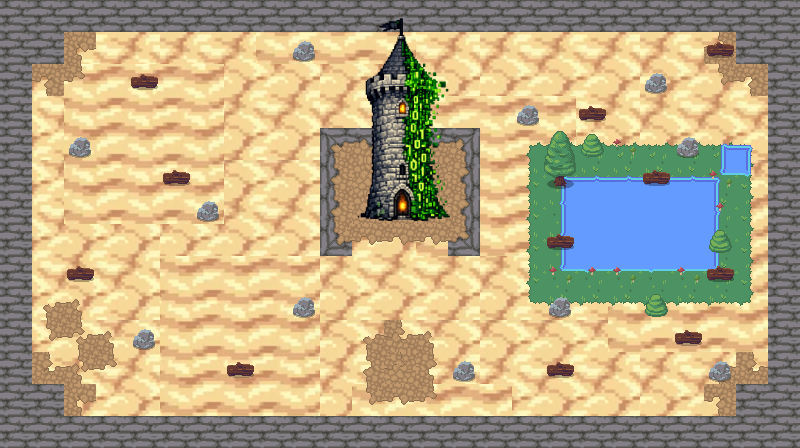

A 2D game scene composited from a Tiled map and its tileset images. What follows is a short description and the map's XML, with every tile layer's data as written:
An orthogonal 25x14 tile map with 32x32 px tiles, 4 tile layers (Calque de Tuiles 1, Calque de Tuiles 2, Calque de Tuiles 3, Calque de Tuiles 4), 4 tilesets and 1 object (player_spawn).

<map version="1.10" tiledversion="1.12.2" orientation="orthogonal" renderorder="right-down" width="25" height="14" tilewidth="32" tileheight="32" infinite="0" nextlayerid="6" nextobjectid="3">
 <tileset firstgid="1" source="desert2.tsx" />
 <tileset firstgid="26" source="desert1.tsx" />
 <tileset firstgid="51" source="RPG Nature Tileset.tsx" />
 <tileset firstgid="746" source="Adobe Express - file (5).tsx" />
 <layer id="1" name="Calque de Tuiles 1" width="25" height="14">
  <data encoding="csv">
1,2,3,4,5,1,2,3,41,42,43,44,45,4,5,1,2,3,4,5,1,2,3,4,5,
6,7,8,9,10,6,7,8,46,47,48,49,50,9,10,6,7,8,9,10,6,7,8,9,10,
11,12,26,27,28,29,30,13,14,15,11,12,13,14,15,11,12,13,14,15,11,12,13,14,15,
16,17,31,32,33,34,35,18,19,20,16,17,18,26,27,28,29,30,19,20,16,17,18,19,20,
21,22,36,37,38,39,40,23,24,25,21,22,23,31,32,33,34,35,24,25,21,22,23,24,25,
1,2,41,42,43,44,45,3,4,5,1,2,3,36,37,38,39,40,4,5,1,2,3,4,5,
6,7,46,47,48,49,50,8,9,10,6,7,8,41,42,43,44,45,9,26,27,28,29,30,10,
11,12,13,14,15,11,12,13,14,15,11,12,13,46,47,48,49,50,14,31,32,33,34,35,15,
16,17,18,19,20,26,27,28,29,30,16,17,18,19,20,16,17,18,19,36,37,38,39,40,20,
21,22,23,24,25,31,32,33,34,35,21,22,23,24,25,21,22,23,24,41,42,43,44,45,25,
1,2,3,4,5,36,37,38,39,40,1,2,3,4,5,1,2,3,4,46,47,48,49,50,5,
6,7,8,9,10,41,42,43,44,45,6,7,8,9,10,6,7,8,9,10,6,7,8,9,10,
11,12,13,14,15,46,47,48,49,50,11,26,27,28,29,30,12,13,14,15,11,12,13,14,15,
16,17,18,19,20,16,17,18,19,20,16,31,32,33,34,35,17,18,19,20,16,17,18,19,20
</data>
 </layer>
 <layer id="2" name="Calque de Tuiles 2" width="25" height="14">
  <data encoding="csv">
94,94,94,94,94,94,94,94,94,94,94,94,94,94,94,94,94,94,94,94,94,94,94,94,94,
94,94,179,0,0,0,0,0,0,73,0,0,0,0,0,0,0,0,0,0,0,0,200,94,94,
94,180,218,0,55,0,0,0,0,0,0,0,0,0,0,0,0,0,0,0,73,0,216,180,94,
94,0,0,0,0,0,0,0,0,0,0,0,0,0,0,0,73,0,55,0,0,0,0,0,94,
94,0,73,0,0,0,0,0,0,0,186,187,187,187,188,0,171,172,172,172,172,172,172,173,94,
94,0,0,0,0,55,0,0,0,0,206,207,0,207,208,0,191,137,137,137,137,137,137,193,94,
94,0,0,0,0,0,73,0,0,0,206,207,207,207,208,0,191,137,137,137,137,137,137,193,94,
94,0,0,0,0,0,0,0,0,0,226,217,217,217,228,0,191,137,137,137,137,137,137,193,94,
94,0,55,0,0,0,0,0,0,0,0,0,0,0,0,0,191,137,137,137,137,137,137,193,94,
94,176,178,0,0,0,0,0,0,73,0,0,0,0,0,0,211,212,212,212,212,212,212,213,94,
94,216,219,178,73,0,0,0,0,0,0,176,177,178,0,0,0,0,0,0,0,55,0,0,94,
94,199,220,218,0,0,0,55,0,0,0,196,207,198,73,0,0,55,0,0,0,0,176,0,94,
94,94,179,0,0,0,0,0,0,0,0,216,217,218,0,0,0,0,0,0,0,0,0,94,94,
94,94,94,94,94,94,94,94,94,94,94,94,94,94,94,94,94,94,94,94,94,94,94,94,94
</data>
 </layer>
 <layer id="3" name="Calque de Tuiles 3" width="25" height="14">
  <data encoding="csv">
0,0,0,0,0,0,0,0,0,0,746,747,748,749,750,0,0,0,0,0,0,0,0,0,0,
0,0,0,0,0,0,0,0,0,0,751,752,753,754,755,0,0,0,0,0,0,0,55,0,0,
0,0,0,0,0,0,0,0,0,0,756,757,758,759,760,0,0,0,0,0,0,0,0,0,0,
0,0,0,0,0,0,0,0,0,0,761,762,763,764,765,0,0,0,0,0,0,0,0,0,0,
0,0,0,0,0,0,0,0,0,0,766,767,768,769,770,0,0,0,0,0,0,0,181,183,0,
0,0,0,0,0,0,0,0,0,0,771,772,773,774,775,0,0,181,182,182,182,182,225,223,0,
0,0,0,0,0,0,0,0,0,0,776,777,778,779,780,0,0,201,202,202,202,202,203,78,0,
0,0,0,0,0,0,0,0,0,0,0,0,0,0,0,0,0,201,202,202,202,202,203,78,0,
0,0,0,0,0,0,0,0,0,0,0,0,0,0,0,0,0,221,222,222,222,222,223,78,0,
0,0,0,0,0,0,0,0,0,0,0,0,0,0,0,0,78,78,78,78,78,78,78,78,0,
0,0,0,0,0,0,0,0,0,0,0,0,0,0,0,0,0,0,0,0,0,0,0,0,0,
0,0,0,0,0,0,0,0,0,0,0,0,0,0,0,0,0,0,0,0,0,0,73,199,0,
0,0,0,0,0,0,0,0,0,0,0,0,0,0,0,0,0,0,0,0,0,0,180,0,0,
0,0,0,0,0,0,0,0,0,0,0,0,0,0,0,0,0,0,0,0,0,0,0,0,0
</data>
 </layer>
 <layer id="4" name="Calque de Tuiles 4" width="25" height="14">
  <data encoding="csv">
0,0,0,0,0,0,0,0,0,0,0,0,0,0,0,0,0,0,0,0,0,0,0,0,0,
0,0,0,0,0,0,0,0,0,0,0,0,0,0,0,0,0,0,0,0,0,0,0,0,0,
0,0,0,0,0,0,0,0,0,0,0,0,0,0,0,0,0,0,0,0,0,0,0,0,0,
0,0,0,0,0,0,0,0,0,0,0,0,0,0,0,0,0,0,0,0,0,0,0,0,0,
0,0,0,0,0,0,0,0,0,0,0,0,0,0,0,0,0,51,72,74,0,73,0,0,0,
0,0,0,0,0,0,0,0,0,0,0,0,0,0,0,0,0,71,0,0,55,0,74,0,0,
0,0,0,0,0,0,0,0,0,0,0,0,0,0,0,0,0,0,0,0,0,0,54,0,0,
0,0,0,0,0,0,0,0,0,0,0,0,0,0,0,0,0,55,0,0,0,0,72,0,0,
0,0,0,0,0,0,0,0,0,0,0,0,0,0,0,0,0,74,54,74,0,74,55,0,0,
0,0,0,0,0,0,0,0,0,0,0,0,0,0,0,0,0,73,0,0,72,0,0,0,0,
0,0,0,0,0,0,0,0,0,0,0,0,218,0,0,0,0,0,0,0,0,0,0,0,0,
0,0,0,0,0,0,0,0,0,0,0,0,218,0,0,0,0,0,0,0,0,0,0,0,0,
0,0,0,0,0,0,0,0,0,0,0,0,0,0,0,0,0,0,0,0,0,0,0,0,0,
0,0,0,0,0,0,0,0,0,0,0,0,0,0,0,0,0,0,0,0,0,0,0,0,0
</data>
 </layer>
 <objectgroup id="5" name="player_spawn">
  <object id="1" name="player_spawn" x="387.175" y="355.717">
   <point />
  </object>
 </objectgroup>
</map>
